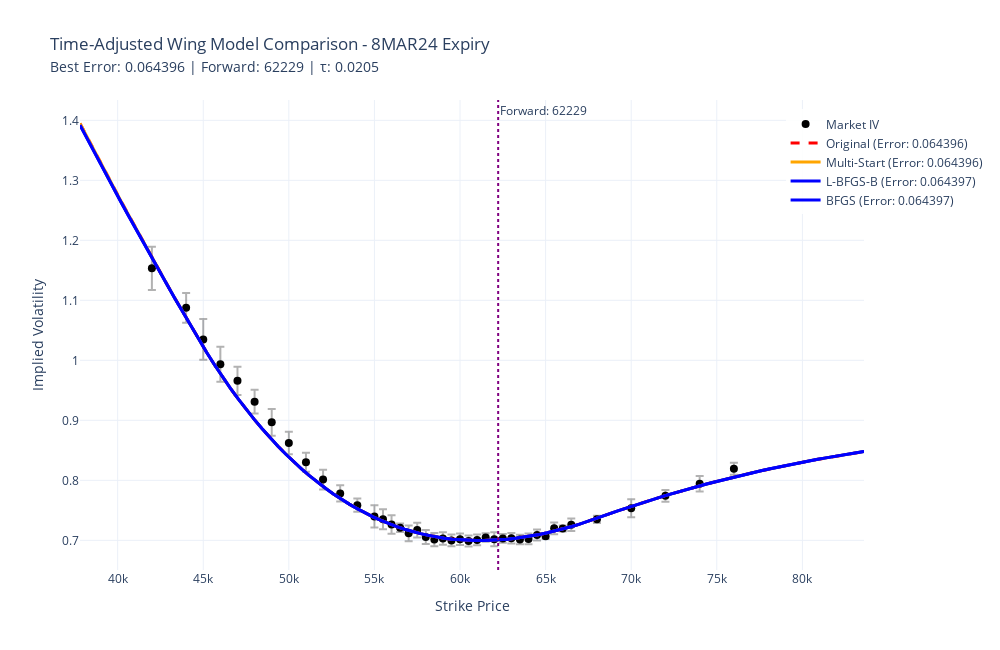

Notebook source saved alongside this figure:
### Markdown cell above
## 5. Results Visualization

### Code cell
# Visualize results - Compare all calibration methods
if vol_config.time_adjusted_wing_model_enabled and my_result is not None and my_result.success:
    print(f"📊 Preparing visualization with all calibration results...")
    
    # Create plot
    fig = go.Figure()
    
    # Market data points with bid/ask error bars
    market_bid_vols = (df_option_with_vola_and_greeks['bidVola']/100).to_list()
    market_ask_vols = (df_option_with_vola_and_greeks['askVola']/100).to_list()
    
    fig.add_trace(go.Scatter(
        x=strikes_list, y=market_vols, mode='markers', name='Market IV',
        error_y=dict(type='data', symmetric=False,
            array=[ask - mid for ask, mid in zip(market_ask_vols, market_vols)],
            arrayminus=[mid - bid for bid, mid in zip(market_bid_vols, market_vols)],
            visible=True, color='rgba(0,0,0,0.3)'
        ),
        marker=dict(size=8, color='black', symbol='circle'),
        hovertemplate='Strike: %{x}<br>Market Vol: %{y:.4f}<extra></extra>'
    ))
    
    # Generate extended strike range for smooth curves
    min_strike = min(strikes_list) * 0.9
    max_strike = max(strikes_list) * 1.1
    extended_strikes = np.linspace(min_strike, max_strike, 100)
    
    # Track all results for comparison
    calibration_results = []
    
    # Add original calibration result (from single-start)
    if 'ta_initial_params' in locals() and hasattr(my_calibrator, 'calibrate'):
        # Re-run original calibration to get baseline
        original_result = my_calibrator.calibrate(
            initial_params=ta_initial_params,
            strikes=strikes_list,
            market_volatilities=market_vols,
            market_vegas=market_vegas,
            parameter_bounds=ta_initial_params.get_parameter_bounds(),
            enforce_arbitrage_free=True
        )
        if original_result.success:
            calibration_results.append(('Original', original_result, 'red', 'dash'))
    
    # Add multi-start result if available
    if 'ta_multistart_result' in locals() and ta_multistart_result is not None and ta_multistart_result.success:
        calibration_results.append(('Multi-Start', ta_multistart_result, 'orange', 'solid'))
    
    # Add L-BFGS-B result if available
    if 'ta_lbfgs_result' in locals() and ta_lbfgs_result is not None and ta_lbfgs_result.success:
        calibration_results.append(('L-BFGS-B', ta_lbfgs_result, 'blue', 'solid'))
    if 'bfgs_result' in locals() and bfgs_result is not None and bfgs_result.success:
        calibration_results.append(('BFGS', bfgs_result, 'blue', 'solid'))
    
    # Plot each calibration result
    for name, result, color, line_style in calibration_results:
        model_vols = []
        for strike in extended_strikes:
            try:
                vol = TimeAdjustedWingModel(result.parameters).calculate_volatility_from_strike(strike)
                model_vols.append(vol)
            except:
                model_vols.append(np.nan)
        
        fig.add_trace(go.Scatter(
            x=extended_strikes, y=model_vols, mode='lines',
            name=f'{name} (Error: {result.error:.6f})',
            line=dict(color=color, width=3, dash=line_style),
            hovertemplate=f'{name}<br>Strike: %{{x}}<br>Vol: %{{y:.4f}}<extra></extra>'
        ))
    
    # Forward price line
    fig.add_vline(x=forward_price, line=dict(color='purple', dash='dot', width=2), 
                  annotation_text=f"Forward: {forward_price:.0f}")
    
    # Summary for title
    best_error = my_result.error
    num_methods = len(calibration_results)

    # Layout
    fig.update_layout(
        title=f"Time-Adjusted Wing Model Comparison - {my_expiry} Expiry<br>" +
              f"<span style='font-size:14px'>Best Error: {best_error:.6f} | Forward: {forward_price:.0f} | τ: {time_to_expiry:.4f}",
        xaxis_title='Strike Price',
        yaxis_title='Implied Volatility',
        width=1000, height=650,
        template='plotly_white',
        hovermode='closest',
        legend=dict(x=0.90, y=0.98, bgcolor='rgba(255,255,255,0.9)')
    )
    
    fig.show()
    
    # Print comparison summary
    print(f"\n📈 CALIBRATION METHOD COMPARISON:")
    print("=" * 50)
    for name, result, _, _ in calibration_results:
        status = "✅ PASS" if result.error <= vol_config.max_rmse_threshold else "⚠️ REVIEW"
        print(f"{name:20}: Error = {result.error:.6f} {status}")
    
    print(f"\nThreshold: {vol_config.max_rmse_threshold:.3f}")
    
else:
    print("⚠️ No results to visualize (model disabled or calibration failed)")
